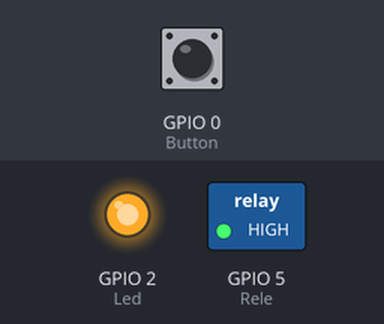
A sketch run on a simulated ESP8266 (NodeMCU). On the bench: switched loads named in the sketch (green lamp = pin HIGH), output pins drawn as LEDs (lit = HIGH). Inputs (shaded band) come from the test bench; at power-on: GPIO 0 (Button) HIGH.

Above: at 1.2 s.
1.3 s: GPIO 0 (Button) pulled LOW for 0.15 s
At 1.37 s:
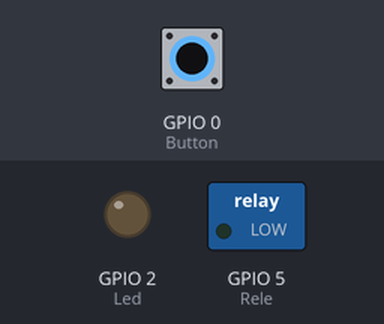
2.9 s: GPIO 0 (Button) pulled LOW for 3.2 s
At 7.4 s:
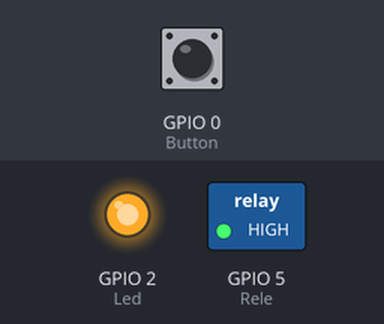
Timing chart, 0 to 8.9 s (numbered marks = the images above; inputs shaded):
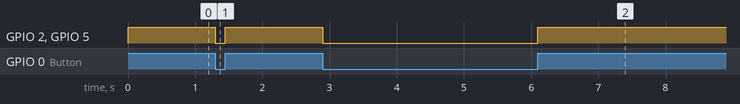

The sketch:

01-ReleActivation.ino
```cpp
//Libraries
#include<ESP8266WiFi.h>

// Variables
int Button = 0;
int Led = 2;
int Rele = 5; //D1 board

void setup(){
  //pin Setups
  pinMode(Led,OUTPUT);
  pinMode(Button,INPUT);
  pinMode(Rele,OUTPUT);
}

void loop(){
  //make button Flash in esp8266 control the led in board ON/OFF
  digitalWrite(Led,digitalRead(Button));
  digitalWrite(Rele,digitalRead(Button));
}
```

Measured:
- after the input at 1.3 s, GPIO 2 (Led), GPIO 5 (Rele): HIGH → LOW at once, → HIGH 0.15 s later
- after the input at 2.9 s, GPIO 2 (Led), GPIO 5 (Rele): HIGH → LOW at once, → HIGH 3.2 s later
